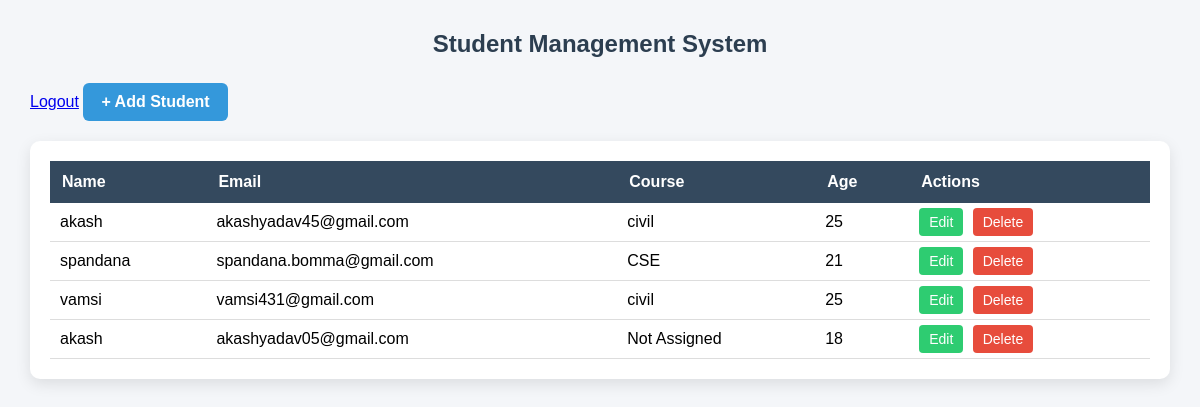
The page /teachersdashboard/5/ on the database its author committed.
### app/models.py (models this page shows, shortened)
class Student(models.Model):
    user = models.OneToOneField(User, on_delete=models.CASCADE)
    teacher = models.ForeignKey(
        User,
        on_delete=models.CASCADE,
        related_name="students",
        limit_choices_to={'role': 'Teacher'}
    )
    course = models.CharField(max_length=100)
    age = models.IntegerField()

class User(models.Model):
    ROLE_CHOICES = (
        ("Teacher", "Teacher"),
        ("Student", "Student"),
    )
    name = models.CharField(max_length=100)
    email = models.EmailField(unique=True)
    phNum = models.CharField(max_length=15)
    password = models.CharField(max_length=255)
    role = models.CharField(max_length=20, choices=ROLE_CHOICES)

### app/views.py (the view)
# urls.py: path("teachersdashboard/<int:id>/", teachersdashboard, name="teachersdashboard"),
def teachersdashboard(request, id):
    teacher = User.objects.get(id=id)
    students = Student.objects.filter(teacher=teacher)
    return render(request, 'teachersdashboard.html', {
        'teacher': teacher,
        'students': students
    })

### app/templates/teachersdashboard.html (shortened to what this page needs)
<!DOCTYPE html>
<html>
<head>
</head>
<body>
<h2>Student Management System</h2>
<a href="{% url 'logout' %}" class="logout-btn">Logout</a>
{% if teacher %}
<a href="{% url 'add_student' teacher.id %}" class="add-btn">+ Add Student</a>
{% endif %}
<div class="table-container">
    <table>
        <tr>
            <th>Name</th>
            <th>Email</th>
            <th>Course</th>
            <th>Age</th>
            <th>Actions</th>
        </tr>
       {% for s in students %}
<tr>
    <td>{{ s.user.name }}</td>
    <td>{{ s.user.email }}</td>
    <td>{{ s.course }}</td>
    <td>{{ s.age }}</td>
    <td>
        <a href="{% url 'edit_student' s.id %}" class="btn edit-btn">Edit</a>
        <a href="{% url 'delete_student' s.id %}" class="btn delete-btn">Delete</a>
    </td>
</tr>
{% empty %}
<tr>
    <td colspan="5">No students added yet.</td>
</tr>
{% endfor %}
    </table>
</div>
</body>
</html>

### app/templates/teachersdashboard.html (style rules this page uses)
* { margin: 0; padding: 0; box-sizing: border-box; font-family: Arial, Helvetica, sans-serif; }
body { background: #f4f6f9; padding: 30px; }
h2 { text-align: center; margin-bottom: 25px; color: #2c3e50; }
.add-btn { display: inline-block; margin-bottom: 20px; padding: 10px 18px; background-color: #3498db; color: white; border-radius: 6px; font-weight: bold; text-decoration: none; transition: 0.3s; }
.table-container { background: white; padding: 20px; border-radius: 10px; box-shadow: 0px 5px 15px rgba(0, 0, 0, 0.1); }
table { width: 100%; border-collapse: collapse; }
th { background-color: #34495e; color: white; padding: 12px; text-align: left; }
td { padding: 10px; border-bottom: 1px solid #ddd; }
.btn { padding: 6px 10px; border-radius: 4px; font-size: 14px; text-decoration: none; color: white; margin-right: 5px; }
.edit-btn { background-color: #2ecc71; }
.delete-btn { background-color: #e74c3c; }

### rows shown on the page
Student: user.name "akash", user.email "akashyadav45@gmail.com", course "civil", age "25"
Student: user.name "spandana", user.email "spandana.bomma@gmail.com", course "CSE", age "21"
Student: user.name "vamsi", user.email "vamsi431@gmail.com", course "civil", age "25"
Student: user.name "akash", user.email "akashyadav05@gmail.com", course "Not Assigned", age "18"
